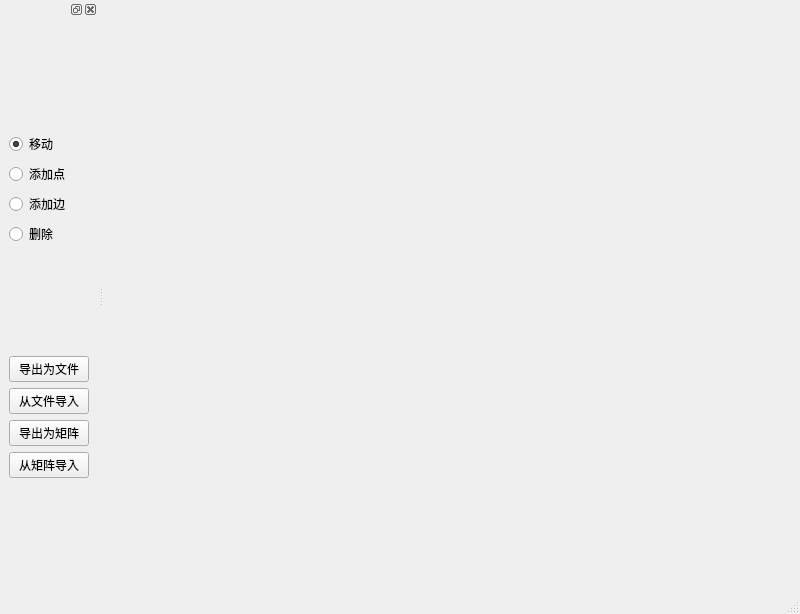
<?xml version="1.0" encoding="UTF-8"?>
<ui version="4.0">
 <class>MainWindow</class>
 <widget class="QMainWindow" name="MainWindow">
  <property name="geometry">
   <rect>
    <x>0</x>
    <y>0</y>
    <width>800</width>
    <height>614</height>
   </rect>
  </property>
  <property name="windowTitle">
   <string>状态自动机处理程序</string>
  </property>
  <widget class="QWidget" name="centralwidget"/>
  <widget class="QDockWidget" name="dockWidget">
   <property name="contextMenuPolicy">
    <enum>Qt::DefaultContextMenu</enum>
   </property>
   <attribute name="dockWidgetArea">
    <number>1</number>
   </attribute>
   <widget class="QWidget" name="dockWidgetContents">
    <layout class="QVBoxLayout" name="verticalLayout_3">
     <item>
      <layout class="QVBoxLayout" name="verticalLayout_2">
       <item>
        <widget class="QRadioButton" name="radioButton_move">
         <property name="font">
          <font>
           <family>霞鹜文楷 屏幕阅读版 R</family>
          </font>
         </property>
         <property name="text">
          <string>移动</string>
         </property>
         <property name="checked">
          <bool>true</bool>
         </property>
        </widget>
       </item>
       <item>
        <widget class="QRadioButton" name="radioButton_addNode">
         <property name="font">
          <font>
           <family>霞鹜文楷 屏幕阅读版 R</family>
          </font>
         </property>
         <property name="text">
          <string>添加点</string>
         </property>
        </widget>
       </item>
       <item>
        <widget class="QRadioButton" name="radioButton_addEdge">
         <property name="font">
          <font>
           <family>霞鹜文楷 屏幕阅读版 R</family>
          </font>
         </property>
         <property name="text">
          <string>添加边</string>
         </property>
        </widget>
       </item>
       <item>
        <widget class="QRadioButton" name="radioButton_delete">
         <property name="font">
          <font>
           <family>霞鹜文楷 屏幕阅读版 R</family>
          </font>
         </property>
         <property name="text">
          <string>删除</string>
         </property>
        </widget>
       </item>
      </layout>
     </item>
     <item>
      <layout class="QVBoxLayout" name="verticalLayout">
       <item>
        <widget class="QPushButton" name="pushButton_toFile">
         <property name="sizePolicy">
          <sizepolicy hsizetype="Fixed" vsizetype="Fixed">
           <horstretch>0</horstretch>
           <verstretch>0</verstretch>
          </sizepolicy>
         </property>
         <property name="font">
          <font>
           <family>霞鹜文楷 屏幕阅读版 R</family>
          </font>
         </property>
         <property name="text">
          <string>导出为文件</string>
         </property>
        </widget>
       </item>
       <item>
        <widget class="QPushButton" name="pushButton_fromFile">
         <property name="sizePolicy">
          <sizepolicy hsizetype="Fixed" vsizetype="Fixed">
           <horstretch>0</horstretch>
           <verstretch>0</verstretch>
          </sizepolicy>
         </property>
         <property name="font">
          <font>
           <family>霞鹜文楷 屏幕阅读版 R</family>
          </font>
         </property>
         <property name="text">
          <string>从文件导入</string>
         </property>
        </widget>
       </item>
       <item>
        <widget class="QPushButton" name="pushButton_toMatrix">
         <property name="sizePolicy">
          <sizepolicy hsizetype="Fixed" vsizetype="Fixed">
           <horstretch>0</horstretch>
           <verstretch>0</verstretch>
          </sizepolicy>
         </property>
         <property name="font">
          <font>
           <family>霞鹜文楷 屏幕阅读版 R</family>
          </font>
         </property>
         <property name="text">
          <string>导出为矩阵</string>
         </property>
        </widget>
       </item>
       <item>
        <widget class="QPushButton" name="pushButton_fromMatrix">
         <property name="sizePolicy">
          <sizepolicy hsizetype="Fixed" vsizetype="Fixed">
           <horstretch>0</horstretch>
           <verstretch>0</verstretch>
          </sizepolicy>
         </property>
         <property name="font">
          <font>
           <family>霞鹜文楷 屏幕阅读版 R</family>
          </font>
         </property>
         <property name="text">
          <string>从矩阵导入</string>
         </property>
        </widget>
       </item>
      </layout>
     </item>
    </layout>
   </widget>
  </widget>
  <widget class="QStatusBar" name="statusbar"/>
  <widget class="QMenuBar" name="menubar">
   <property name="geometry">
    <rect>
     <x>0</x>
     <y>0</y>
     <width>800</width>
     <height>23</height>
    </rect>
   </property>
  </widget>
 </widget>
 <resources/>
 <connections/>
</ui>
